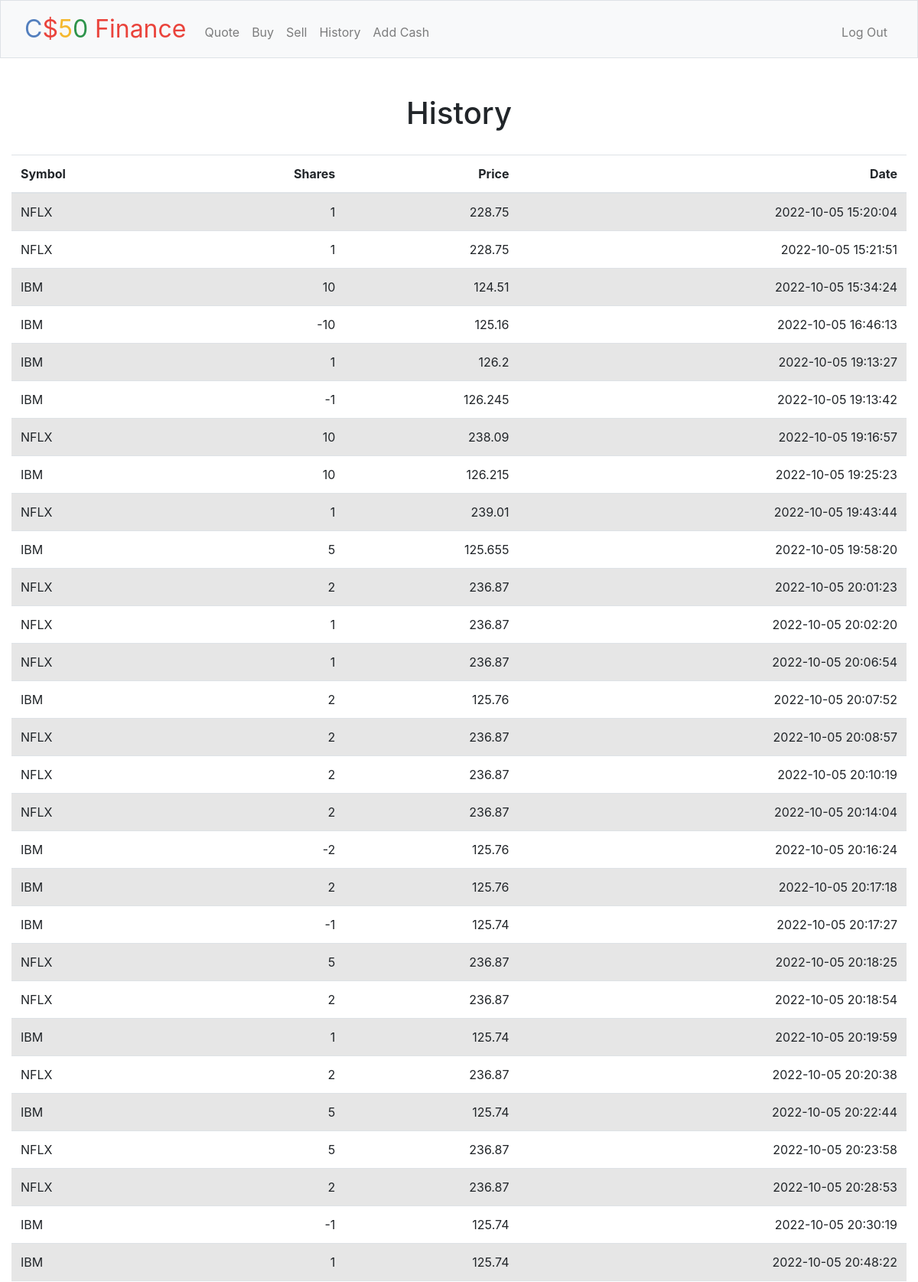
The app's page /history (signed in, upper part) with its own data.
### tables this page shows
CREATE TABLE 'transactions' ('id' INTEGER PRIMARY KEY AUTOINCREMENT NOT NULL, 'user_id' INTEGER, 'symbol' TEXT, 'shares' INTEGER, 'price' REAL, 'date' DATETIME);

### app.py (the view)
@app.route("/history")
@login_required
def history():
    user_id = session["user_id"]
    transactions_db = db.execute("SELECT * FROM transactions WHERE user_id = :id", id=user_id)
    return render_template("history.html", transactions=transactions_db)

### app.py (called while the page is built)
@app.after_request
def after_request(response):
    response.headers["Cache-Control"] = "no-cache, no-store, must-revalidate"
    response.headers["Expires"] = 0
    response.headers["Pragma"] = "no-cache"
    return response

### helpers.py (called while the page is built)
def login_required(f):
    @wraps(f)
    def decorated_function(*args, **kwargs):
        if session.get("user_id") is None:
            return redirect("/login")
        return f(*args, **kwargs)
    return decorated_function

### templates/history.html (shortened to what this page needs)
{% extends "layout.html" %}
{% block main %}
<h1>History</h1>
<table style='margin-top: 30px' class="table table-striped table">
        <thead>
            <tr>
                <th class="text-start">Symbol</th>
                <th class="text-end">Shares</th>
                <th class="text-end">Price</th>
                <th class="text-end">Date</th>
            </tr>
        </thead>
        <tbody>
            {% for row in transactions %}
                <tr>
                    <td class="text-start">{{ row["symbol"] }}</td>
                    <td class="text-end">{{ row["shares"] }}</td>
                    <td class="text-end">{{ row["price"] }}</td>
                    <td class="text-end">{{ row["date"] }}</td>
                </tr>
            {% endfor %}
        </tbody>
    </table>
{% endblock %}

### records on screen
transactions: symbol "NFLX", shares "1", price "228.75", date "2022-10-05 15:20:04"
transactions: symbol "NFLX", shares "1", price "228.75", date "2022-10-05 15:21:51"
transactions: symbol "IBM", shares "10", price "124.51", date "2022-10-05 15:34:24"
transactions: symbol "IBM", shares "-10", price "125.16", date "2022-10-05 16:46:13"
transactions: symbol "IBM", shares "1", price "126.2", date "2022-10-05 19:13:27"
transactions: symbol "IBM", shares "-1", price "126.245", date "2022-10-05 19:13:42"
transactions: symbol "NFLX", shares "10", price "238.09", date "2022-10-05 19:16:57"
transactions: symbol "IBM", shares "10", price "126.215", date "2022-10-05 19:25:23"
transactions: symbol "NFLX", shares "1", price "239.01", date "2022-10-05 19:43:44"
transactions: symbol "IBM", shares "5", price "125.655", date "2022-10-05 19:58:20"
transactions: symbol "NFLX", shares "2", price "236.87", date "2022-10-05 20:01:23"
transactions: symbol "NFLX", shares "1", price "236.87", date "2022-10-05 20:02:20"
transactions: symbol "NFLX", shares "1", price "236.87", date "2022-10-05 20:06:54"
transactions: symbol "IBM", shares "2", price "125.76", date "2022-10-05 20:07:52"
transactions: symbol "NFLX", shares "2", price "236.87", date "2022-10-05 20:08:57"
transactions: symbol "NFLX", shares "2", price "236.87", date "2022-10-05 20:10:19"
transactions: symbol "NFLX", shares "2", price "236.87", date "2022-10-05 20:14:04"
transactions: symbol "IBM", shares "-2", price "125.76", date "2022-10-05 20:16:24"
transactions: symbol "IBM", shares "2", price "125.76", date "2022-10-05 20:17:18"
transactions: symbol "IBM", shares "-1", price "125.74", date "2022-10-05 20:17:27"
transactions: symbol "NFLX", shares "5", price "236.87", date "2022-10-05 20:18:25"
transactions: symbol "NFLX", shares "2", price "236.87", date "2022-10-05 20:18:54"
transactions: symbol "IBM", shares "1", price "125.74", date "2022-10-05 20:19:59"
transactions: symbol "NFLX", shares "2", price "236.87", date "2022-10-05 20:20:38"
transactions: symbol "IBM", shares "5", price "125.74", date "2022-10-05 20:22:44"
transactions: symbol "NFLX", shares "5", price "236.87", date "2022-10-05 20:23:58"
transactions: symbol "NFLX", shares "2", price "236.87", date "2022-10-05 20:28:53"
transactions: symbol "IBM", shares "-1", price "125.74", date "2022-10-05 20:30:19"
transactions: symbol "IBM", shares "1", price "125.74", date "2022-10-05 20:48:22"
